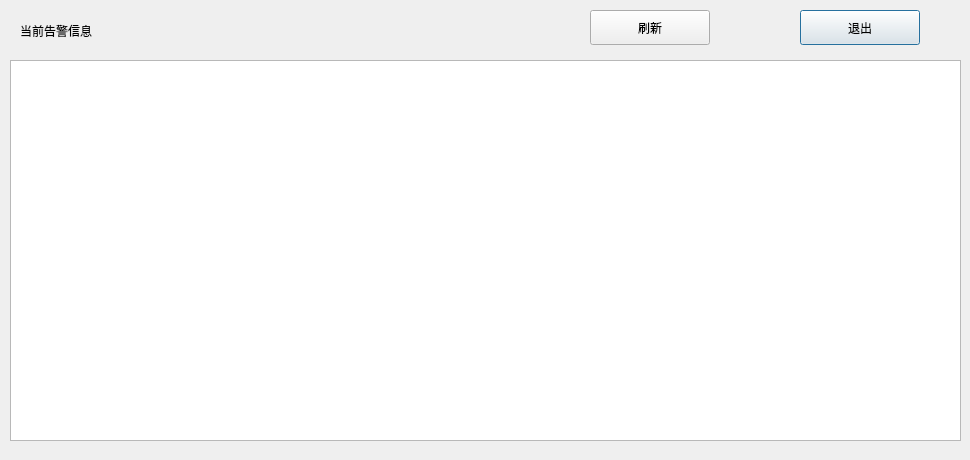
<?xml version="1.0" encoding="UTF-8"?>
<ui version="4.0">
 <class>CurrentAlarmsDlg</class>
 <widget class="QDialog" name="CurrentAlarmsDlg">
  <property name="geometry">
   <rect>
    <x>0</x>
    <y>0</y>
    <width>970</width>
    <height>460</height>
   </rect>
  </property>
  <property name="windowTitle">
   <string>Dialog</string>
  </property>
  <widget class="QPushButton" name="quitBtn">
   <property name="geometry">
    <rect>
     <x>800</x>
     <y>10</y>
     <width>120</width>
     <height>35</height>
    </rect>
   </property>
   <property name="text">
    <string>退出</string>
   </property>
  </widget>
  <widget class="QPushButton" name="refreshBtn">
   <property name="geometry">
    <rect>
     <x>590</x>
     <y>10</y>
     <width>120</width>
     <height>35</height>
    </rect>
   </property>
   <property name="text">
    <string>刷新</string>
   </property>
  </widget>
  <widget class="QTableWidget" name="tableWidget">
   <property name="geometry">
    <rect>
     <x>10</x>
     <y>60</y>
     <width>951</width>
     <height>381</height>
    </rect>
   </property>
   <property name="font">
    <font>
     <pointsize>10</pointsize>
    </font>
   </property>
  </widget>
  <widget class="QLabel" name="label">
   <property name="geometry">
    <rect>
     <x>20</x>
     <y>10</y>
     <width>191</width>
     <height>41</height>
    </rect>
   </property>
   <property name="text">
    <string>当前告警信息</string>
   </property>
  </widget>
 </widget>
 <resources/>
 <connections/>
</ui>
